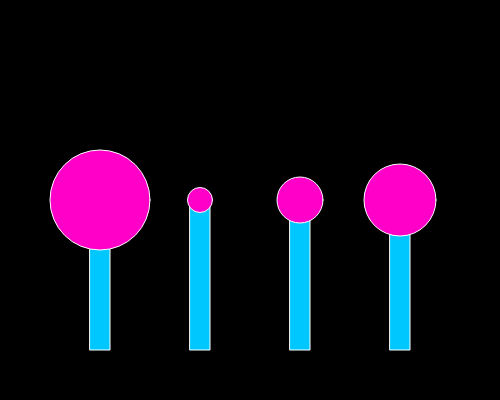
Frame 1 (no input)
Frame 60 (no input): identical to frame 1, image omitted
Frame 120 (the mouse pressed at the canvas centre since frame 60): identical to frame 1, image omitted

The p5.js sketch that drew this single still picture (run headless with seeded random() and noise() and a simulated clock; from frame 60 on, the mouse is pressed at the canvas centre):

// p5.js sketch
// ── sketch.js
let nums = [100, 25, 46, 72];

function setup() {
  createCanvas(500, 400);
}

function draw() {
  background(0);
  for (let i = 0; i < 4; i++) {
    stroke(255);
    fill(51);
    lollipop(i * 100 + 100, 200, nums[i], nums[i]);
  }
  // ellipse(100, 200, nums[0], nums[0]);
  // ellipse(200, 200, nums[1], nums[1]);
  // ellipse(300, 200, nums[2], nums[2]);
  // ellipse(400, 200, nums[3], nums[3]);
}


function lollipop(x, y, diameter) {
  fill(0, 200, 255);
  rect(x - 10, y, 20, 150);
  fill(255, 0, 200);
  ellipse(x, y, diameter, diameter);
}

// Arrays and Loops
// Code! Programming with p5.js
// The Coding Train / Daniel Shiffman
// https://thecodingtrain.com/beginners/p5js/7.2-arrays-loops.html
// https://youtu.be/RXWO3mFuW-I
// https://editor.p5js.org/codingtrain/sketches/ZnPevren
